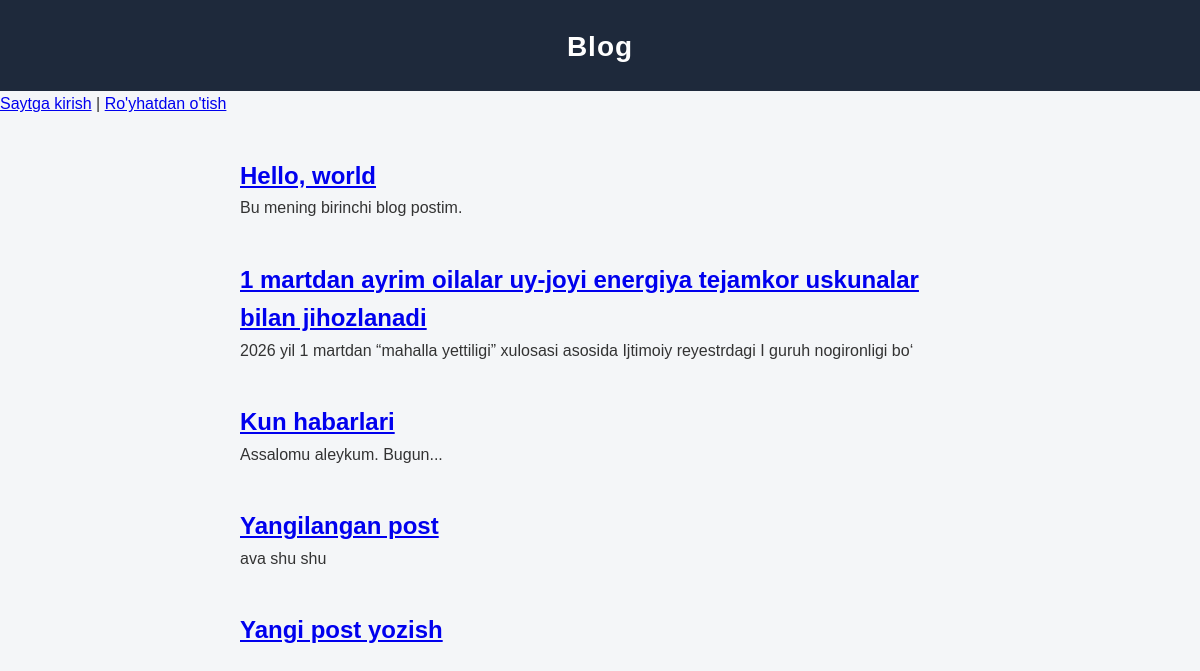
The page / on the database its author committed.
### blog/models.py (models this page shows, shortened)
class Post(models.Model):
    title = models.CharField(max_length=200)
    author = models.ForeignKey(
        'auth.User',
        on_delete=models.CASCADE
    )
    body = models.TextField()

### blog/views.py (the view)
# urls.py: path('', BlogListView.as_view(), name='home'),
class BlogListView(ListView):
    model = Post
    template_name = 'home.html'

### templates/home.html
{% extends 'base.html' %}
{% block content %}
    {% for post in object_list %}
        <div class="post-entry">
            <h2><a href="{% url 'post_detail' post.pk %}">{{ post.title }}</a></h2>
            <p>{{ post.body | slice:":100" }}</p>
        </div>
    {% endfor %}
{% endblock content%}

### templates/base.html (shortened to what this page needs)
{% load static %}
<!DOCTYPE html>
<html lang="en">
<head>
    <link rel="stylesheet" href="{% static 'css/base.css' %}">
</head>
<body>
    <header>
        <h1><a href="{% url 'home' %}">Blog</a></h1>
    </header>
    {% if user.is_authenticated %}
        <p>Xush kelibsiz, {{ user.username }}!</p>
        <form action="{% url 'logout' %}" method="post">
            {% csrf_token %}
            <button type="submit">Chiqib ketish</button>
        </form>
    {% else %}
        <p>
            <a href="{% url 'login' %}">Saytga kirish</a> |
            <a href="{% url 'signup' %}">Ro'yhatdan o'tish</a>
        </p>
    {% endif %}
    <div>
        {% block content %}
        {% endblock content %}
    </div>
    <footer>
        <h2><a href="{% url 'post_new' %}">Yangi post yozish</a></h2>
    </footer>
</body>
</html>

### static/css/base.css (style rules this page uses)
* { margin: 0; padding: 0; box-sizing: border-box; }
body { font-family: Arial, Helvetica, sans-serif; background-color: #f4f6f8; color: #333; line-height: 1.6; }
header { background-color: #1e293b; padding: 20px 0; text-align: center; }
header h1 a { color: white; text-decoration: none; font-size: 28px; letter-spacing: 1px; }
div, footer, footer > h2, div > a { max-width: 800px; margin: 40px auto; padding: 0 20px; }

### rows shown on the page
Post: title "Hello, world", body "Bu mening birinchi blog postim."
Post: title "1 martdan ayrim oilalar uy-joyi energiya tejamkor uskunalar bilan jihozlanadi", body "2026 yil 1 martdan “mahalla yettiligi” xulosasi asosida Ijtimoiy reyestrdagi I guruh nogironligi bo‘"
Post: title "Kun habarlari", body "Assalomu aleykum. Bugun..."
Post: title "Yangilangan post", body "ava shu shu"
